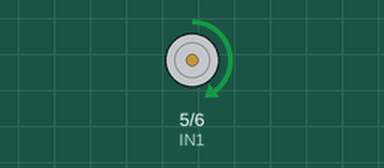
Simulated run of this sketch. Board: Arduino Uno, built with avr-gcc and run on an emulated ATmega328P. On the bench: motor-driver pin pairs drawn as motors (green arrow = first pin HIGH = forward, orange = second pin HIGH = backward, longer = more drive).

Above: at 1.0 s.
At 3.0 s:
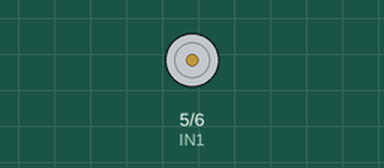
At 5.0 s:
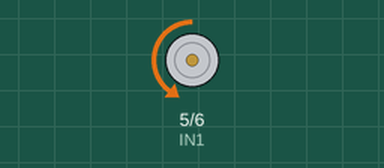
Timing chart, 0 to 7.8 s (numbered marks = the images above):
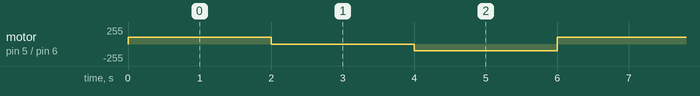

The sketch:

mx1508.ino
```cpp
int IN1=5;
int IN2=6;
void setup() {
  // put your setup code here, to run once:
  pinMode(IN1,OUTPUT);
  pinMode(IN2,OUTPUT);


}

void loop() {
  // put your main code here, to run repeatedly:
analogWrite(IN1,100);
digitalWrite(IN2,LOW);
delay(2000);

digitalWrite(IN1,LOW);
digitalWrite(IN2,LOW);
delay(2000);

analogWrite(IN2,100);
digitalWrite(IN1,LOW);
analogWrite(IN2,100);

delay(2000);

}
```

Measured:
- by itself, motor on pin 5 (IN1) / pin 6 (IN2): repeats every 6.0 s: stopped 2.0 s, backward 100/255 2.0 s, forward 100/255 2.0 s
